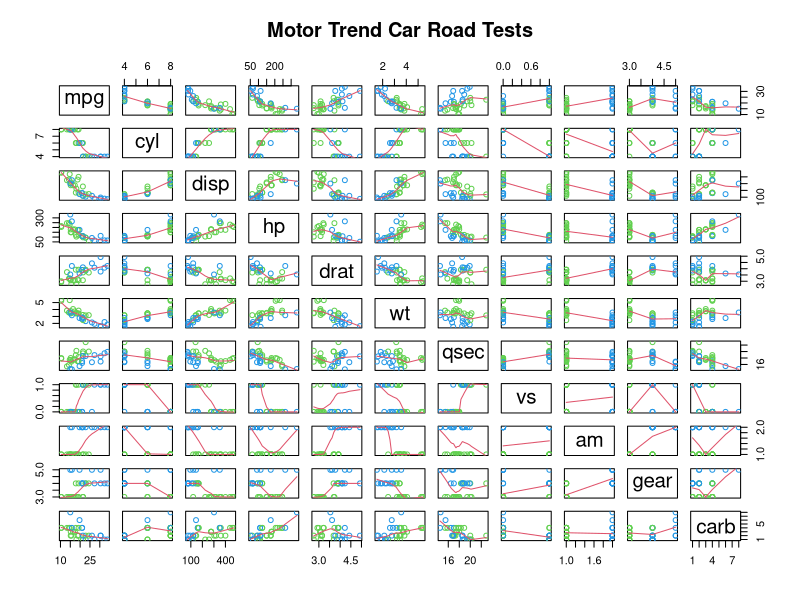
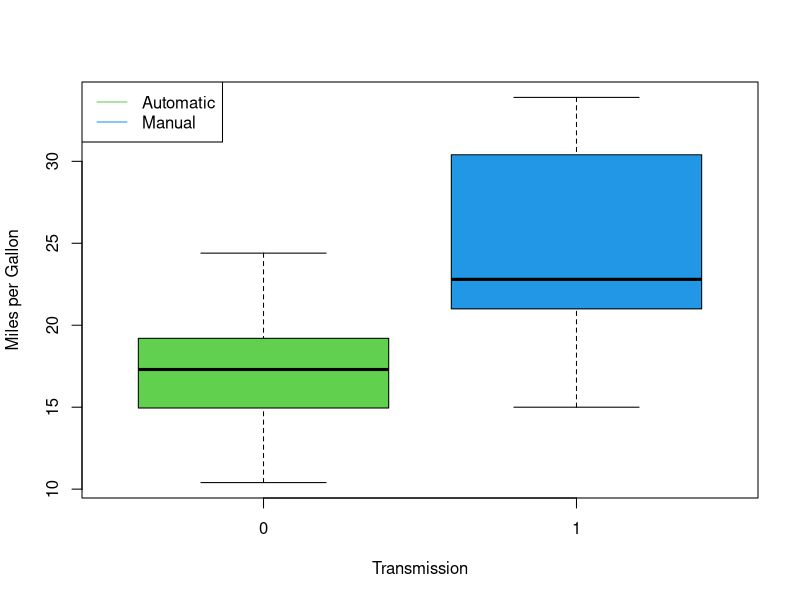
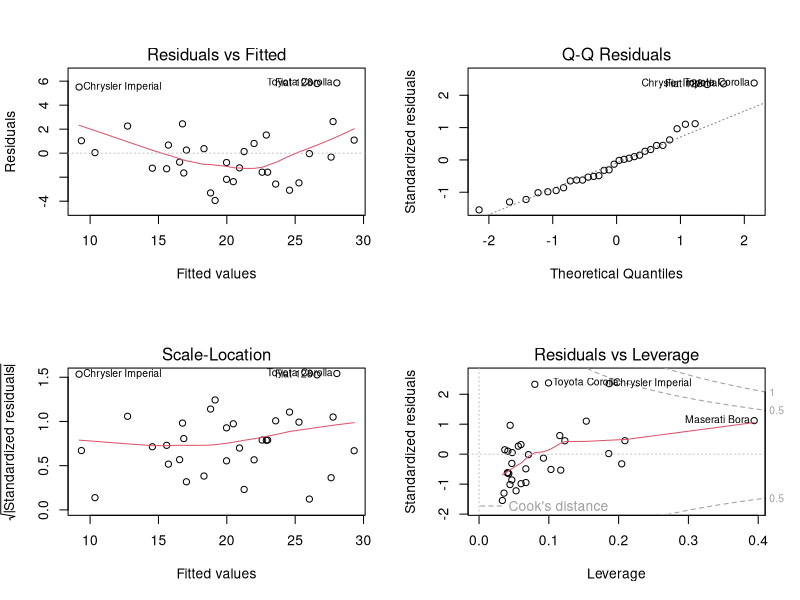

The R source for these figures, in order:
## ---- chunk 1
require('knitr');
options(scipen=5)
opts_chunk$set(echo=FALSE, fig.height=10,fig.width=10)
## ---- chunk 2
library(datasets)
data(mtcars)
## ---- chunk 3
mtcars$am <- as.factor(mtcars$am)
fit1 <- lm(mpg ~ am , data=mtcars)
coefficients(fit1)
## ---- chunk 4
fit3 <- lm(mpg ~ wt + hp, data=mtcars)
## ---- chunk 5
fit4 <- lm(mpg ~ wt + hp + as.factor(am), data=mtcars)
## ---- chunk 6
anova(fit3,lm(mpg ~ . , data=mtcars))
## ---- chunk 7
rownames(mtcars[which.max(hatvalues(fit3)),])
## ---- chunk 8
pairs(mtcars, panel = panel.smooth, main="Motor Trend Car Road Tests", col = 3+(mtcars$am==1))
## ---- chunk 9
boxplot(mpg ~ am, data = mtcars, xlab = "Transmission", ylab = "Miles per Gallon" , col=c(3,4))
legend("topleft", lwd=1, lty=1 , col = c(3,4), legend = c("Automatic","Manual"))
## ---- chunk 10
par(mfrow=c(2,2))
plot(fit3)
